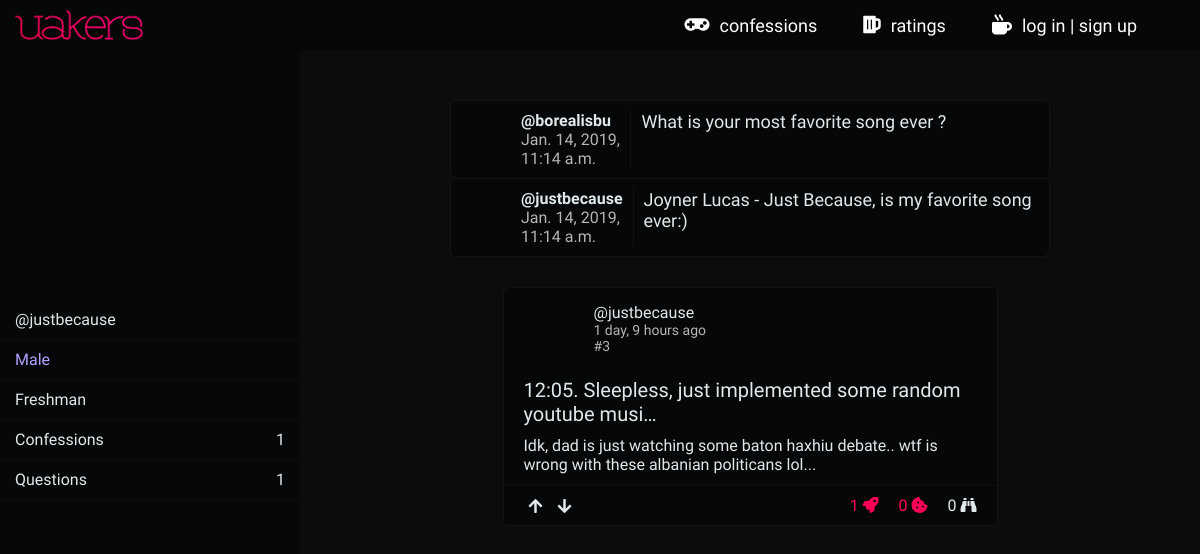
Screenshot of /profile/justbecause with the database file from the repository.
### home/models.py (models this page shows, shortened)
class UserProfile(AbstractUser):
    profile_year            = models.CharField(max_length=2, choices=YCHOICES)
    profile_sex             = models.CharField(max_length=1, choices=SCHOICES)
    profile_image           = models.CharField(max_length=700, blank=True)
    profile_slug            = models.SlugField(blank=True, max_length=900)
    profile_song            = models.CharField(max_length=300, blank=True, null=True)

class Confessions(models.Model):
    confession_author       = models.ForeignKey(UserProfile, on_delete=models.CASCADE)
    confession_title        = models.CharField(max_length=100)
    confession_body         = models.TextField(blank=False, null=False)
    confession_upvotes      = models.ManyToManyField(UserProfile, related_name='confession_upvotes', blank=True)
    confession_downvotes    = models.ManyToManyField(UserProfile, related_name='confession_downvotes', blank=True)
    confession_upvotes_int  = models.IntegerField(default=0)
    confession_views        = models.IntegerField(default=0)
    date_created_at         = models.DateTimeField(auto_now_add=True)
    confession_updated_at   = models.DateTimeField(auto_now=True)
    confession_slug         = models.SlugField(blank=True, max_length=900)

### uprofile/models.py (models this page shows, shortened)
class QuestionPost(models.Model):
    question_author             = models.ForeignKey(UserProfile, on_delete=models.CASCADE, related_name='author_question')
    question_directed          = models.ForeignKey(UserProfile, on_delete=models.CASCADE, related_name='directed_question')
    question_body              = models.TextField(blank=False, null=False)
    date_created_at            = models.DateTimeField(auto_now_add=True)

class AnswerPost(models.Model):
    answer_question      = models.ForeignKey(QuestionPost, on_delete=models.CASCADE)
    answer_author        = models.ForeignKey(UserProfile, on_delete=models.CASCADE)
    answer_body              = models.TextField(blank=False, null=False)
    answer_created_at        = models.DateTimeField(auto_now_add=True)

### uprofile/views.py (the view)
# urls.py: path('<str:profile_slug>', views.profile_view, name='profile_view'),
def profile_view(request, profile_slug=''):
    isuser = False
    if profile_slug == '':
        if request.user.is_authenticated:
            isuser = True
            profile_slug = request.user.profile_slug
        else:
            return redirect('home:home_view')
    user_profile = UserProfile.objects.get(profile_slug=profile_slug)
    user_confession_number = Confessions.objects.filter(confession_author=user_profile).count()
    user_questions = QuestionPost.objects.filter(question_directed=user_profile).all()
    user_confessions = Confessions.objects.filter(confession_author=user_profile).all()
    user_posts = sorted(
        chain(user_questions, user_confessions),
        key=attrgetter('date_created_at'),
        reverse=True)
    if user_profile == request.user:
        isuser = True
    context = {
        'user_posts': user_posts,
        'user_questions': user_questions,
        'user_profile': user_profile,
        'user_confession_number': user_confession_number,
        'isuser': isuser,
    }
    return render(request, 'uprofile/profile_view.html', context)

### uprofile/templates/uprofile/profile_view.html (shortened to what this page needs)
{% extends 'base.html' %}
{% load static %}
{% block css %}
  <link rel="stylesheet" href="{% static 'uprofile/css/profile_view.css' %}">
{% endblock %}
{% block body %}
  <div class="main-container">
    <div class="left-user">
      <div class="left-photo-div" style="background-image: url({{ user_profile.profile_image }})">
      </div>
      <div class="left-meta-info">
        <p class="left-meta-info-p">@{{ user_profile.username }}</p>
      </div>
      <div class="left-meta-info">
        <p class="left-meta-info-p {% if user_profile.get_profile_sex_display == 'Female' %} lmi-f {% else %}lmi-m{% endif %}">{{ user_profile.get_profile_sex_display }}</p>
      </div>
      <div class="left-meta-info">
        <p class="left-meta-info-p">{{ user_profile.get_profile_year_display }}</p>
      </div>
      <div class="left-meta-info lmiflex">
        <p class="left-meta-info-p">Confessions</p>
        <span class="left-meta-info-s">{{ user_confession_number }}</span>
      </div>
      <div class="left-meta-info lmiflex">
        <p class="left-meta-info-p">Questions</p>
        <span class="left-meta-info-s">{{ user_questions.count }}</span>
      </div>
    </div>
    <div class="right-user">
      <div class="right-full">
        {% for cons in user_posts %}
        {% if cons.question_body %}
        {% include 'uprofile/profile_view_question_box.html' %}
        {% else %}
        {% include 'home/confession_box.html' %}
        {% endif %}
        {% endfor %}
      </div>
    </div>
  </div>
{% endblock %}

### home/templates/base.html (shortened to what this page needs)
<!DOCTYPE html>
<html lang="en">
  <head>
    {% load static %}
    <link rel="stylesheet" href="https://use.fontawesome.com/releases/v5.6.3/css/all.css">
    <link rel="stylesheet" href="{% static 'base.css' %}">
    <link rel="stylesheet" href="{% static 'base850.css' %}" media="screen and (min-width: 0px) and (max-width: 850px)">
    {% block css %}
    {% endblock %}
  </head>
  <body>
    <div class="full-nav">
      <a href="{% url 'home:home_view' %}" class="nav-logo-div">
        <img class="nav-logo" src="{% static 'assets/uakers-logo.png' %}">
      </a>
      <div class="nav-menu">
        <a href="{% url 'home:home_view' %}" class="mn-it">
          <i class="fas fa-gamepad mn-i"></i>
          <span class="mn-tx">confessions</span>
        </a>
        <a href="#" class="mn-it">
          <i class="fas fa-beer mn-i"></i>
          <span class="mn-tx">ratings</span>
        </a>
        {% if user.is_authenticated %}
        <a href="{% url 'uprofile:profile_view' %}" class="mn-it">
          <i class="fas fa-user-astronaut mn-i"></i>
          <span class="mn-tx">profile</span>
          <div class="mn-undbar {% block upro-underbar-up %}{% endblock %}"></div>
        </a>
        <a href="{% url 'home:log_out_view' %}" class="mn-it">
          <i class="fas fa-basketball-ball mn-i"></i>
          <span class="mn-tx">log out</span>
          <div class="mn-undbar"></div>
        </a>
        {% else %}
        <a href="{% url 'home:log_in_view' %}" class="mn-it">
          <i class="fas fa-mug-hot mn-i"></i>
          <span class="mn-tx">log in | sign up</span>
        </a>
        {% endif %}
      </div>
    </div>
    {% block body %}
    {% endblock %}
  </body>
</html>

### uprofile/templates/uprofile/profile_view_question_box.html
<div class="quans_container">
  <div class="quans_box">
    <div class="quans_meta_content">
      <div class="quans_photo_div">
        <a href="{% url 'uprofile:profile_view' cons.question_author.profile_slug %}" class="quans_photo" style="background-image: url({{ cons.question_author.profile_image }})"></a>
      </div>
      <div class="quans_meta_text">
        <p class="quans_meta_username">@{{ cons.question_author.username }}</p>
        <p class="quans_meta_date">{{ cons.date_created_at }}</p>
      </div>
    </div>
    <div class="quans_body">
      {{ cons.question_body|linebreaks }}
    </div>
  </div>
  {% for answer in cons.answerpost_set.all %}
  <div class="quans_box qb_ans">
    <div class="quans_meta_content">
      <div class="quans_photo_div">
        <a href="{% url 'uprofile:profile_view' answer.answer_author.profile_slug %}" class="quans_photo" style="background-image: url({{ answer.answer_author.profile_image }})"></a>
      </div>
      <div class="quans_meta_text qmt2">
        <p class="quans_meta_username">@{{ answer.answer_author.username }}</p>
        <p class="quans_meta_date">{{ answer.answer_created_at }}</p>
      </div>
    </div>
    <div class="quans_body">
      {{ answer.answer_body|linebreaks }}
    </div>
  </div>
  {% endfor %}
</div>

### home/templates/home/confession_box.html
<div class="confession_box">
  <div class="co-main">
    <div class="co-up">
      <div class="co_photo_meta_div">
        <a href="{% url 'uprofile:profile_view' cons.confession_author.profile_slug %}" class="co_photo" style="background-image: url({{ cons.confession_author.profile_image }})"></a>
        <div class="co-aut-year">
          <a href="{% url 'uprofile:profile_view' cons.confession_author.profile_slug %}" class="co-aut">@{{ cons.confession_author.username }}</a>
          <span class="co-year">{{ cons.date_created_at|timesince }} ago</span>
          <span class="co-year">#{{ cons.id }}</span>
        </div>
      </div>
      <div class="co-up-text">
        <a href="{% url 'home:confession_view' cons.confession_slug %}" class="co-title">{{ cons.confession_title|truncatechars:60 }}</a>
      </div>
    </div>
    <div class="co-down-text">
      {{ cons.confession_body|linebreaks|truncatewords:60 }}
    </div>
  </div>
  <div class="co-rank">
    <div class="co-upd-div">
      <a class="co-upd co-upd-upvote co-anchor" href="{% url 'home:upvote_view' 'confession' cons.confession_slug %}">
        <i class="fas fa-arrow-up co-upd-i co-i-upvote co-upvote-downvote-gylph {% if request.user in cons.confession_upvotes.all %} co-upd-i-active {% endif %}"></i>
      </a>
      <a class="co-upd co-upd-downvote co-anchor" href="{% url 'home:downvote_view' 'confession' cons.confession_slug %}">
        <i class="fas fa-arrow-down co-upd-i co-i-downvote co-upvote-downvote-gylph {% if request.user in cons.confession_downvotes.all %} co-upd-i-active {% endif %}"></i>
      </a>
    </div>
    <div class="co-upd-info co-numbers">
      <p class="co-upd-iu co-upvote-par">
        <span data-title="{% for uuser in cons.confession_upvotes.all %}{{ uuser.username }}, {% endfor %}" class="co-emp co-upvote-digit">{{ cons.confession_upvotes_int }}</span>
        <i class="fas fa-rocket co-co-color" data-title="upvotes"></i>
      </p>
      <div class="co-upd-comments">
        <span class="co-co-color">
          {{ cons.confessioncomment_set.count }}
        </span>
        <i class="fas fa-cookie-bite co-co-color" data-title="comments"></i>
      </div>
      <p class="co-upd-iv">
        <span>{{ cons.confession_views }}</span>
        <i class="fas fa-binoculars" data-title="views"></i>
      </p>
    </div>
  </div>
</div>

### home/static/base.css (style rules this page uses)
* { margin: 0; padding: 0; font-family: 'Oxygen', sans-serif; font-size: 16px; transition: all 0.2s ease-in-out; text-decoration: none; box-sizing: border-box; }
:root { --main-highlight-color: #ff0058; --darker-highlight-color: #D9004B; --opaque-highlight-color: rgba(255, 0, 88, 0.6); --secondary-highlight-color: #ff4021; --main-background-color: #0B0C0D; --opaque-main-background-color: rgba(11, 12, 13, 0.8); --darker-background-color: #060708; --upto-darker-background-color: #09090A; --lighter-background-color: #111314; --main-text-color: #fefefe; --soothed-text-color: #DFE8EB; --opaque-text-color: rgba(255, 255, 255, 0.7); }
body { background-color: var(--main-background-color); padding-top: 50px; }
a, a:link, a:visited, a:hover { text-decoration: none; }
.full-nav { height: 50px; max-height: 50px; background-color: var(--darker-background-color); position: absolute; top: 0px; position: fixed; min-width: 100%; z-index: 100; overflow: hidden; clear: both; }
.nav-logo-div { float: left; overflow: hidden; height: 100%; box-sizing: border-box; display: inline-block; padding: 5px 0px 5px 15px; display: flex; justify-content: center; align-items: center; }
.nav-logo { height: 30px; max-height: 30px; }
.nav-menu { height: 100%; float: right; display: flex; justify-content: center; align-items: center; text-decoration: none; padding-right: 40px; }
.mn-it { height: 100%; box-sizing: border-box; padding: 2px 8px; display: flex; flex-direction: row; justify-content: center; align-items: center; position: relative; margin: 0 15px; }
.mn-i { color: var(--main-text-color); font-size: 20px; }
.mn-tx { color: var(--main-text-color); font-size: 18px; margin-left: 10px; text-transform: lowercase; }
[data-title]:after { content: attr(data-title); color: var(--soothed-text-color); padding: 5px 12px; background-color: var(--darker-background-color); border: 1px solid var(--lighter-background-color); position: absolute; bottom: 20px; right: -15px; opacity: 0; z-index: 99999; visibility: hidden; font-family: 'Oxygen', sans-serif; font-weight: 400; font-size: 16px; }
[data-title] { position: relative; }

### home/static/base850.css (style rules this page uses)
body { padding: 0px; }
.full-nav { display: block; height: auto; max-height: none; width: 100%; max-width: 100%; min-width: 100%; position: relative; display: flex; flex-direction: column; }
.nav-logo-div { display: block; padding: 10px; }
.nav-logo { display: block; margin: 0 auto; }
.nav-menu { display: flex; flex-direction: column; padding: 10px; }
.mn-it { width: 100%; min-width: 100%; display: flex; justify-content: center; align-items: center; padding: 5px; }

### rows the page displays
UserProfile: username "justbecause", profile_sex "Male", profile_year "Freshman"
QuestionPost: question_author.username "borealisbu", date_created_at "Jan. 14, 2019, 11:14 a.m.", question_body "What is your most favorite song ever ?"
AnswerPost: answer_author.username "justbecause", answer_created_at "Jan. 14, 2019, 11:14 a.m.", answer_body "Joyner Lucas - Just Because, is my favorite song ever:)"
Confessions: confession_author.username "justbecause", date_created_at "1 day, 9 hours", id "3", confession_title "12:05. Sleepless, just implemented some random youtube musi…", confession_body "Idk, dad is just watching some baton haxhiu debate.. wtf is wrong with these albanian politicans lol...", confession_upvotes_int "1", confessioncomment_set.count "0", confession_views "0"

### other values shown
{{ user_confession_number }} "1"
{{ user_questions.count }} "1"
